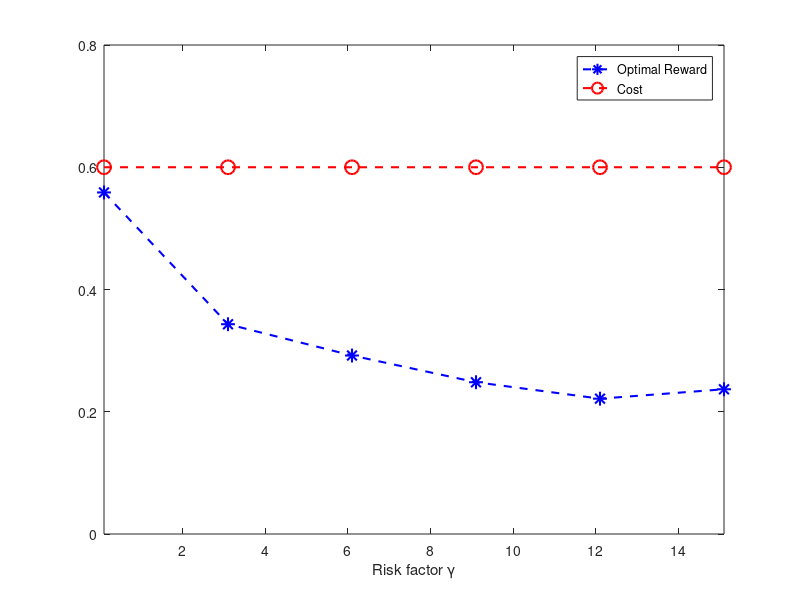

Write the MATLAB code that produced this figure.
%perfomance vs T
clear all ; close all;

rew_obt =[    0.5588    0.3432    0.2920    0.2483    0.2214    0.2368   ];


cost_obt =[    0.6000    0.6000    0.6000    0.6000    0.6000    0.6000   ];


x_arr =[    0.1000    3.1000    6.1000    9.1000   12.1000   15.1000  ];

figure(1)
plot(x_arr,rew_obt,'b--*', 'LineWidth',1.5, 'MarkerSize',10)
hold on
plot(x_arr,cost_obt,'r--o','LineWidth',1.5,'MarkerSize',10)
legend('Optimal Reward','Cost')
xlabel('Risk factor \gamma')
xlim([0.1,15.1]);
ylim([0,0.8])
hold off





%input file used
%clear all

%====================================
% N_s = 6;
% 
% Cost_risk_factor_extra = .1;
% %keeping number of actions same in all the states
% N_a = N_s;
% N_a_arr = N_s:-1:1; %[6, 5, 4, 3, 2, 1];
% 
% 
% %time steps
% T= 5;
% 
% %Discount factor
% beta=0.7; 
% bet = beta;
% 
% %risk factor6
% gamma = cur_gam;
% 
% gam = gamma;
% 
% %bound
% B_l=6; %5.0467;
% B=exp (gamma*B_l*Cost_risk_factor_extra); 
%  
% Max_cost = 10000;
  
%=================================

%initial distribution
% a_init=N_s:-1:1;%a_init (1) = .1;
% a_init=a_init/sum(a_init);
% 
% 
% if 1==0
%  
% 
%     %transition probability
%     P=ones(N_s,N_a,N_s);
% 
%     for s=1:N_s
%         for a=1:N_s
%             P(s,a,:)=(1:N_s)+s+a;
%             P(s,a,:) =  P(s,a,:)/sum(P(s,a,:));
%         end
%     end
% 
% 
%     % Transitions to state 1
%     P(:,:,1) = [        1.0000         0.7         0.49          0.343     0.2401    0.16801
%         0.7000         0.49        0.343         0.2401    0.16801   0
%         0.4900         0.343       0.2401        0.16801   0         0
%         0.3430         0.2401      0.16807       0         0         0
%         0.2401         0.16807         0         0         0         0
%         0.1681         0            0            0         0         0];
% 
% 
%     % Transitions to state 2
%     P(:,:,2) =[
%              0         0.3         0.21         0.147          0.1029    0.0720
%         0.3000         0.21        0.147        0.1029         0.0720    0
%         0.2100         0.147       0.1029       0.0720         0         0
%         0.1470         0.1029      0.0720         0            0         0
%         0.1029         0.0720      0             0             0         0
%         0.0720         0           0             0             0         0];
% 
% 
%     P(:,:,3) =[
% 
%     0	    0	    0.3	    0.21	0.147	0.1029
%     0	    0.3	    0.21	0.147	0.1029	0
%     0.3	    0.21	0.147	0.1029	0	    0
%     0.21	0.147	0.1029	0	    0	    0
%     0.147	0.1029	0	    0	    0	    0
%     0.1029	0	    0	    0	    0	    0]; 
% 
% 
%     P(:,:,4) =[
%             0	    0	    0	    0.3	    0.21	0.147
%             0	    0	    0.3	    0.21	0.147	0
%             0	    0.3	    0.21	0.147	0	    0
%             0.3	    0.21	0.147	0	    0	    0
%             0.21	0.147	0	    0	    0	    0
%             0.147	0	    0	    0	    0	    0];
% 
% 
%     P(:,:,5) = [
%              0         0         0         0         0.3       0.21
%              0         0         0         0.3       0.21      0
%              0         0         0.3       0.21      0         0
%              0         0.3       0.21      0         0         0
%         0.3000         0.21      0         0         0         0
%         0.2100         0         0         0         0         0 ];
% 
% 
%     P(:,:,6) =[
%              0         0         0         0         0         0.3
%              0         0         0         0         0.3         0
%              0         0         0         0.3         0         0
%              0         0         0.3         0         0         0
%              0         0.3         0         0         0         0
%             0.3        0         0         0         0         0];
% 
%     % rewards is a matrix of size (s x a) where s is states and a is actions
%     %rng(2);
% 
%     for i = 1:N_s
% 
%       for a = 1:N_a
%           sm = sum (P(i,a,:));
%           if sm > 0
%               P(i,a, :) = P(i, a, :) / sm;
%           end
%       end
%     end
% 
% 
%     % for i = 1:N_s
%     %     for j = 1:N_a
%     %         rewards(i,j) =  1 *i *1/j ;
%     % %rng(1);
%     %         cost (i,j)= min ( i * 1/j *1.9 , 4) ;
%     %     end
%     % end
% 
% 
%     rewards = [ 0	        0.315	    0.5405	    0.77335	    1.011345	1.2529415
%                 0.015	    0.3405	    0.57335	    0.811345	1.0529415	0
%                 0.0405  	0.37335	    0.611345	0.8529415	0	        0
%                 0.07335	    0.411345	0.6529415	0	        0	        0
%                 0.111345	0.4529415	0	        0	        0	        0
%                 0.1529415	0	        0	        0	        0	        0];
% 
% 
% 
% 
%     cost = [9.997746066	    9.097746066	    7.837746066	    6.514746066	    5.279946066 	4.199496066
%             9.097746066	    7.837746066	    6.514746066 	5.279946066	    4.199496066 	0
%             7.837746066	    6.514746066	    5.279946066	    4.199496066	     0              0
%             6.514746066	    5.279946066 	4.199496066	    0                0              0
%             5.279946066	    4.199496066	    0               0                0              0 
%             4.199496066 	0 0 0 0 0 ];
% 
%     %rewards = cost* 10;
% 
% 
%     tmp (1, :) = 0;
%     for s = 1:N_s
%         %tmp (s, :) = (s-1)*0.1+1;
%         tmp (s, :) =  1;
%     end
%     tmp = tmp.*gt(rewards, 0);
%     rewards = -rewards ; %-tmp; 
% 
%     if 1==0
% 
%         NA=0;
%         rewards =[ 0.000000 0.630000 1.081000 1.546700 2.022690 2.505883
%                    0.030000 0.681000 1.146700 1.622690 2.105883       NA
%                    0.081000 0.746700 1.222690 1.705883       NA       NA
%                    0.146700 0.822690 1.305883       NA       NA       NA
%                    0.222690 0.905883       NA       NA       NA       NA
%                    0.305883       NA       NA       NA       NA       NA];
% 
%         cost =[3.332582     3.032582    2.612582    2.171582    1.759982    1.399832
%                 3.032582    2.612582    2.171582    1.759982    1.399832       NA
%                 2.612582    2.171582    1.759982    1.399832       NA          NA
%                 2.171582    1.759982    1.399832       NA          NA          NA
%                 1.759982    1.399832       NA          NA          NA          NA
%                 1.399832       NA          NA          NA          NA          NA];
% 
%     end
% else
%     Inventory
%     for i = 1:N_s
% 
%       for a = 1:N_a
%           sm = sum (P(i,a,:));
%           if sm > 0
%               P(i,a, :) = P(i, a, :) / sm;
%           end
%       end
%     end
% end
% 
%  
% rew_T=zeros(1,N_s);
% cost_T=zeros(1,N_s);
 
